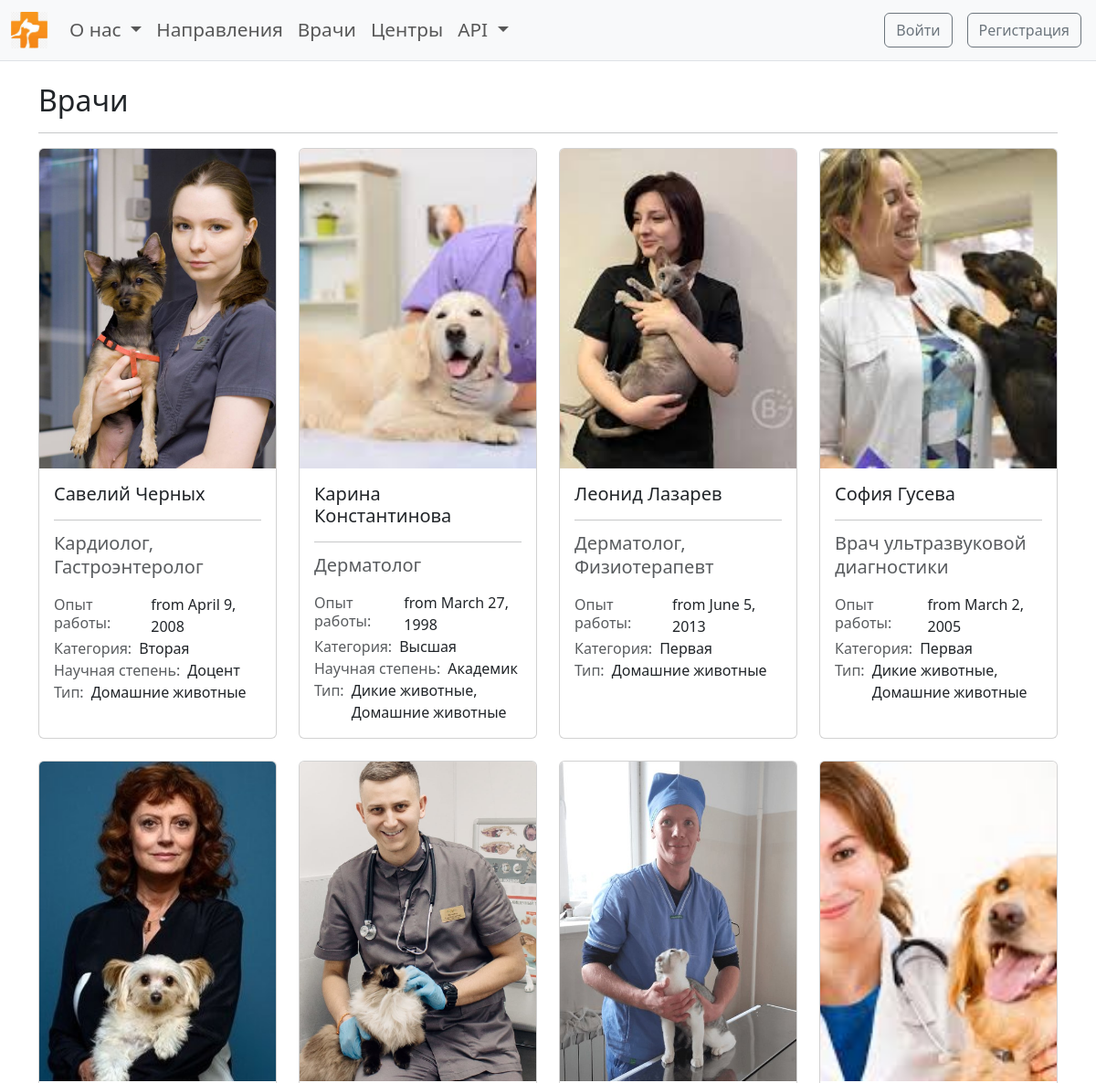
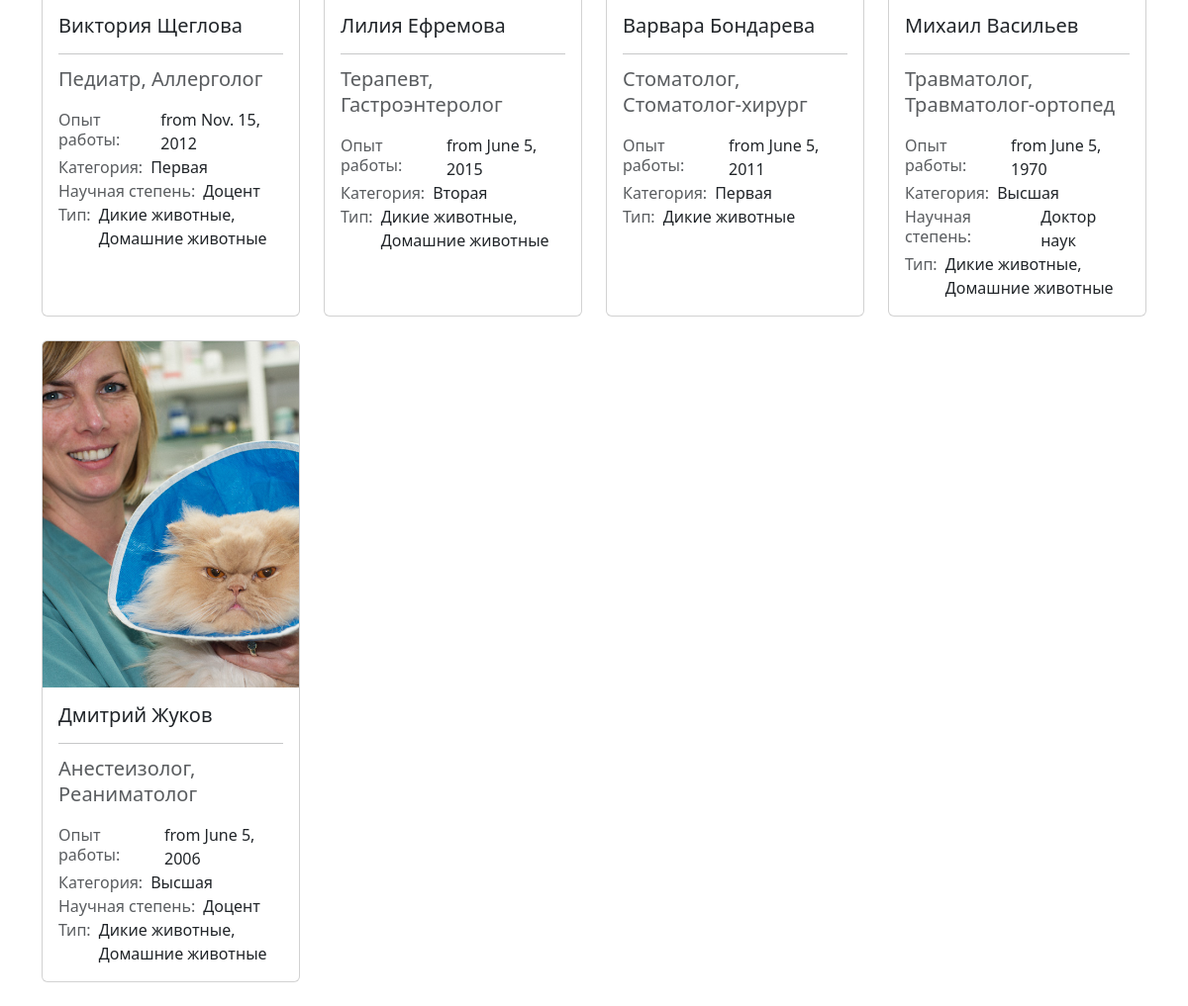
Screenshot of /doctors/doctors_list/ with the database file from the repository (2 pictures, top to bottom).
### doctors/models.py (models this page shows, shortened)
class DoctorProfile(models.Model):
    user = models.OneToOneField(User, on_delete=models.CASCADE)
    specializations = models.ManyToManyField(Specialization)
    experience = models.DateField(null=True, blank=True)
    category = models.ForeignKey(Category, on_delete=models.SET_NULL, null=True, blank=True)
    academic_degree = models.ForeignKey(AcademicDegree, on_delete=models.SET_NULL, null=True, blank=True)
    types = models.ManyToManyField(Type)
    photo = models.ImageField(upload_to='images/doctors/profile_photos', null=True, blank=True)

class Specialization(models.Model):
    name = models.CharField(max_length=100)
    service_category = models.ForeignKey(ServiceCategory, on_delete=models.SET_NULL, null=True, blank=True)
    def __str__(self):
        return self.name

class Category(models.Model):
    name = models.CharField(max_length=100)
    class Meta:
        verbose_name_plural = 'categories'

class AcademicDegree(models.Model):
    name = models.CharField(max_length=100)

class Type(models.Model):
    name = models.CharField(max_length=100)
    def __str__(self):
        return self.name

### doctors/views.py (the view)
# urls.py: path('doctors_list/', doctors, name='doctors_list'),
def doctors(request):
    return render(request, 'doctors/doctors_list.html')

### doctors/templatetags/doctors_tag.py (called while the page is built)
@register.inclusion_tag('doctors/doctors_tag.html')
def get_doctors(service_category_slug=None):
    if service_category_slug:
        profiles = DoctorProfile.objects.filter(specializations__service_category__slug=service_category_slug).distinct()
    else:
        profiles = DoctorProfile.objects.all()
    return {'profiles': profiles}

### doctors/templates/doctors/doctors_list.html (shortened to what this page needs)
{% extends 'base.html' %}
{% load doctors_tag %}
{% block content %}
    <h2>Врачи</h2>
    <hr/>
    {% get_doctors %}
{% endblock %}

### doctors/templates/doctors/doctors_tag.html
{% load static %}
<link rel="stylesheet" href="{% static 'doctors/css/styles.css' %}">
<div class="row">
    {% for profile in profiles %}
    <div class="col-md-3 mb-4">
        <div class="card h-100">
            <div class="card-img-top-container">
                {% if profile.photo %}
                <img src="{{ profile.photo.url }}" alt="Profile Photo" class="card-img-top">
                {% else %}
                <img src="https://via.placeholder.com/500x500?text=No+Image" alt="No Image">
                {% endif %}
            </div>
            <div class="card-body">
                <h5 class="card-title">{{ profile.user.get_full_name }}</h5>
                <hr/>
                {% if profile.specializations.all %}
                <h5 class="card-subtitle mb-3 text-muted" style="line-height: 1.3;">
                    {{ profile.specializations.all|join:", " }}</h5>
                {% endif %}
                {% if profile.experience %}
                <div class="d-flex align-items-center align-items-baseline">
                    <h6 class="card-subtitle text-muted me-2">Опыт работы:</h6>
                    <span class="card-text">from {{ profile.experience }}</span>
                </div>
                {% endif %}
                {% if profile.category %}
                <div class="d-flex align-items-center align-items-baseline">
                    <h6 class="card-subtitle text-muted me-2">Категория:</h6>
                    <span class="card-text">{{ profile.category.name }}</span>
                </div>
                {% endif %}
                {% if profile.academic_degree %}
                <div class="d-flex align-items-center align-items-baseline">
                    <h6 class="card-subtitle text-muted me-2">Научная степень:</h6>
                    <span class="card-text">{{ profile.academic_degree.name }}</span>
                </div>
                {% endif %}
                {% if profile.types.all %}
                <div class="d-flex align-items-center align-items-baseline">
                    <h6 class="card-subtitle text-muted me-2">Тип:</h6>
                    <span class="card-text">{{ profile.types.all|join:", " }}</span>
                </div>
                {% endif %}
            </div>
        </div>
    </div>
    {% endfor %}
</div>

### doctors/static/doctors/css/styles.css (style rules this page uses)
.card-img-top-container { height: 350px; overflow: hidden; }
.card-img-top-container img { object-fit: cover; width: 100%; height: 100%; }

### rows the page displays
DoctorProfile: photo (picture), user.get_full_name "Савелий Черных", specializations.all "Кардиолог, Гастроэнтеролог", experience "April 9, 2008", category.name "Вторая", academic_degree.name "Доцент", types.all "Домашние животные"
DoctorProfile: photo (picture), user.get_full_name "Карина Константинова", specializations.all "Дерматолог", experience "March 27, 1998", category.name "Высшая", academic_degree.name "Академик", types.all "Дикие животные, Домашние животные"
DoctorProfile: photo (picture), user.get_full_name "Леонид Лазарев", specializations.all "Дерматолог, Физиотерапевт", experience "June 5, 2013", category.name "Первая", types.all "Домашние животные"
DoctorProfile: photo (picture), user.get_full_name "София Гусева", specializations.all "Врач ультразвуковой диагностики", experience "March 2, 2005", category.name "Первая", types.all "Дикие животные, Домашние животные"
DoctorProfile: photo (picture), user.get_full_name "Виктория Щеглова", specializations.all "Педиатр, Аллерголог", experience "Nov. 15, 2012", category.name "Первая", academic_degree.name "Доцент", types.all "Дикие животные, Домашние животные"
DoctorProfile: photo (picture), user.get_full_name "Лилия Ефремова", specializations.all "Терапевт, Гастроэнтеролог", experience "June 5, 2015", category.name "Вторая", types.all "Дикие животные, Домашние животные"
DoctorProfile: photo (picture), user.get_full_name "Варвара Бондарева", specializations.all "Стоматолог, Стоматолог-хирург", experience "June 5, 2011", category.name "Первая", types.all "Дикие животные"
DoctorProfile: photo (picture), user.get_full_name "Михаил Васильев", specializations.all "Травматолог, Травматолог-ортопед", experience "June 5, 1970", category.name "Высшая", academic_degree.name "Доктор наук", types.all "Дикие животные, Домашние животные"
DoctorProfile: photo (picture), user.get_full_name "Дмитрий Жуков", specializations.all "Анестеизолог, Реаниматолог", experience "June 5, 2006", category.name "Высшая", academic_degree.name "Доцент", types.all "Дикие животные, Домашние животные"
